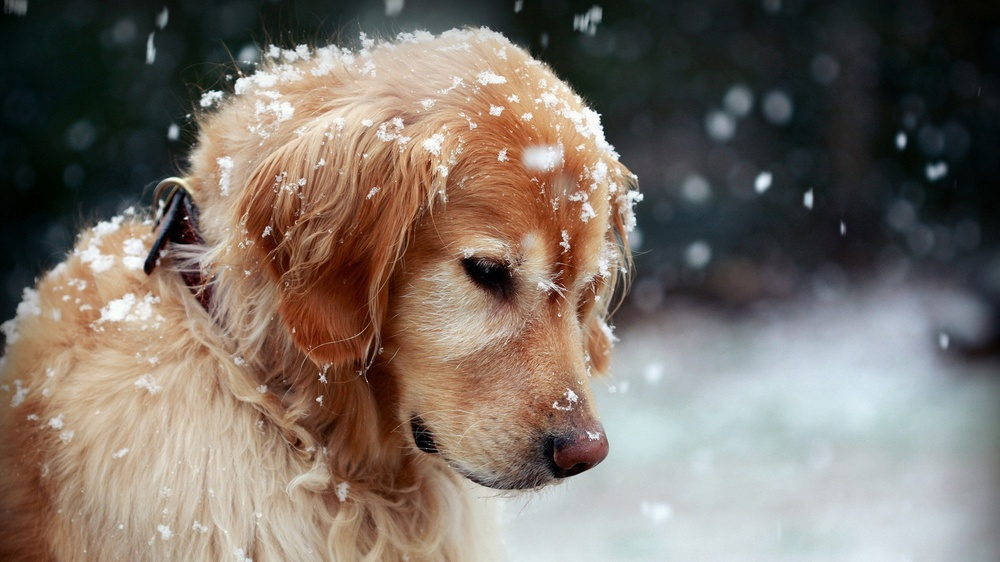
#> input picture Digital-Watermark/dog.jpg, 1000 x 562 px, shrunk from 1920 x 1080 before the run
$ python svd.py
#> lines starting #> are read from the running program, lines starting #| are printed output that depends on the picture; pictures that were not available may be replaced by others from this repository, and a replacement may not be noted
import numpy as np
from PIL import Image
import matplotlib.pyplot as plt

def svd_embed(image_A, alpha, image_W): #输入要加数字水印的矩阵image_A,水印强度参数alpha，要嵌入的水印图像矩阵image_W
    U,S_temp,V = np.linalg.svd(image_A)  #对image_A做svd奇异值分解
    S_temp = list(S_temp)              #由于求出来S是一个只包含A奇异值的行向量
    S = np.zeros((image_A.shape))   #因此用一个mxn的零矩阵与S在相应的位置相加
    for i in range(0,len(S_temp)):
        S[i][i] = S_temp[i]

    L = S + np.multiply(alpha,image_W)     #算得到L
    U1,S1_temp,V1 = np.linalg.svd(L)    #对L做svd

    S1_temp = list(S1_temp)
    S1 = np.zeros(L.shape)
    for i in range(0,len(S1_temp)):
        S1[i][i] = S1_temp[i]

    Aw = np.dot(U,S1)    #Aw为加入水印后构造的图像
    Aw = np.dot(Aw,V)

    return Aw, U1, V1, S  #依次返回加入水印后构造的图像，L进行svd得到的U1和V1，A进行svd得到的S

def svd_extract(image_A_S, L_U1, L_V1, alpha, image_P):#输入依次为，原始图片svd分解的S矩阵，embed过程L进行svd分解得到的U1和V1矩阵，待检测矩阵image_P
    Up,Sp_temp,Vp = np.linalg.svd(image_P)
    Sp_temp = list(Sp_temp)              #由于求出来S是一个只包含A奇异值的行向量
    Sp = np.zeros((image_P.shape))   #因此用一个mxn的零矩阵与S在相应的位置相加
    for i in range(0,len(Sp_temp)):
        Sp[i][i] = Sp_temp[i]

    F = np.dot(L_U1, Sp)
    F = np.dot(F, L_V1) #算得F

    WE = np.multiply(1/alpha, F-image_A_S) #提取出水印图片

    return WE  #返回水印

def svd_heibai(alphas): #对黑白图片的svd
    print('------------------------------原始要加入水印的图片------------------------------')
    img_A=Image.open('dog.jpg')  #打开要加入水印的图片
#> img_A is the input picture: PIL image 1000x562 RGB; mean R, G, B 123.5, 113.3, 104.3
    plt.figure("dog")
    plt.imshow(img_A)
    plt.show()
    image_A = np.asarray(img_A)  #将图片img_A转化为矩阵

    print('------------------------------将原始图片变为黑白------------------------------')
    array2 = np.array([0.299, 0.587, 0.144])  #将图片变为黑白图片的固定矩阵
    image_A = np.dot(image_A, array2)   #将图片变为黑白，保证为mxn维的矩阵
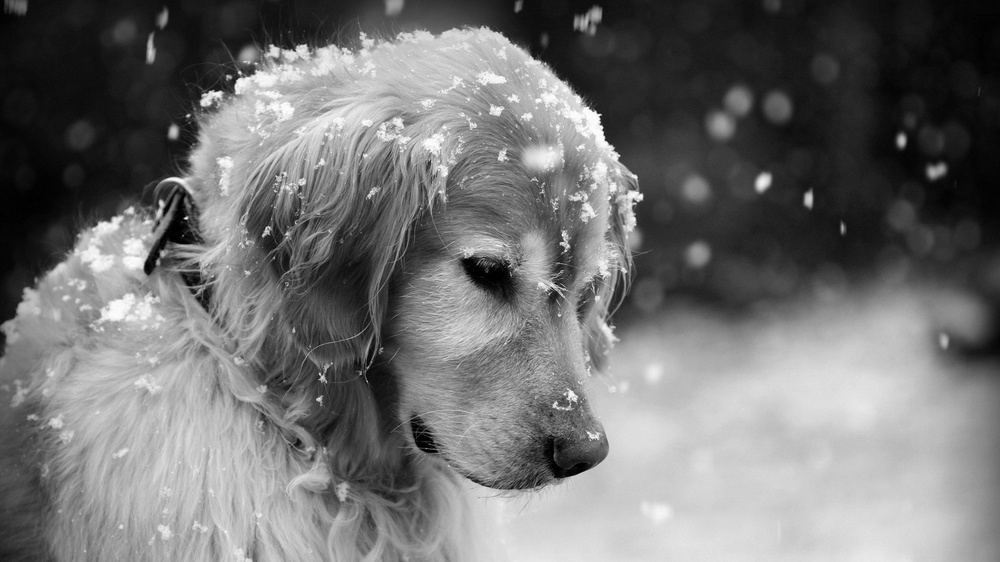
#> image_A: shape (562, 1000) float64; min 0, max 262.4, mean 118.5; drawn with min black and max white
    plt.imshow(image_A, cmap="gray")
    plt.show()
    print('要加入水印的图片转化维矩阵后的shape：', image_A.shape )
#| 要加入水印的图片转化维矩阵后的shape： (562, 1000)

    print('------------------------------原始水印图片------------------------------')
    img_W=Image.open('shuiyin.jpg')
    plt.figure("shuiyin")
    plt.imshow(img_W)
    plt.show()
    image_W = np.asarray(img_W)

    print('------------------------------将水印图片变为黑白------------------------------')
    array2 = np.array([0.299, 0.587, 0.144])  #将图片变为黑白图片的固定矩阵
    image_W = np.dot(image_W, array2)   #将图片变为黑白，保证为mxn维的矩阵
    plt.imshow(image_W, cmap="gray")
    plt.show()
    print('水印图片转化维矩阵后的shape：', image_W.shape )
#| 水印图片转化维矩阵后的shape： (562, 1000)

    image_Aws = [] #存放不同alpha下的image_Aw
    image_WEs = []
    image_WEs_compare = []

    for alpha in alphas:
        Aw,U1,V1,S = svd_embed(image_A, alpha, image_W) #在image_A中加入水印
        WE = svd_extract(S, U1, V1, alpha, Aw)  #提取水印图片
        WE_compare = svd_extract(S, U1, V1, alpha, image_A)  #提取水印图片
        image_Aw = Image.fromarray(Aw)#将矩阵再转化为图片形式
        image_WE = Image.fromarray(WE)
        image_WE_compare = Image.fromarray(WE_compare)  #将矩阵再转化为图片形式
        image_Aws.append(image_Aw)
        image_WEs.append(image_WE)
        image_WEs_compare.append(image_WE_compare)
#> this loop made 3 passes
#> pass 1, in svd_embed, `U,S_temp,V = np.linalg.svd(image_A)`:
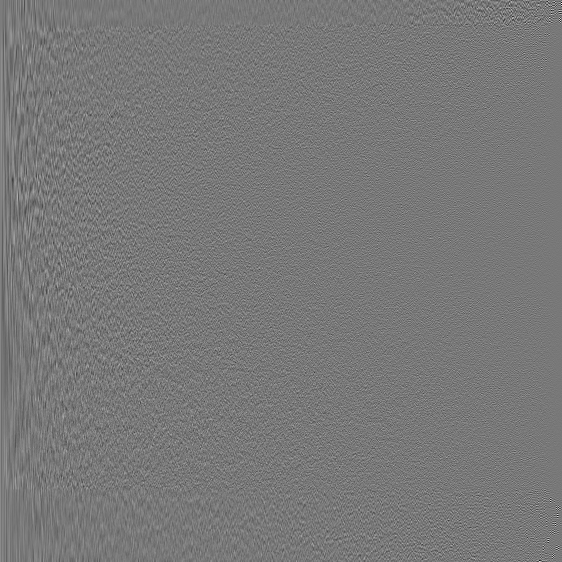
#> U: shape (562, 562) float64; min -0.413, max 0.459, mean 7.56e-05; drawn with min black and max white
#> pass 1, in svd_embed, `U,S_temp,V = np.linalg.svd(image_A)`:
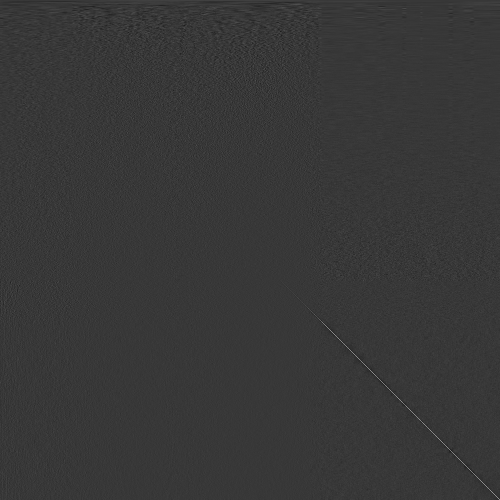
#> V: shape (1000, 1000) float64 (shown at 1/2 size); min -0.246, max 0.873, mean 2.63e-05; drawn with min black and max white
#> after the loop:
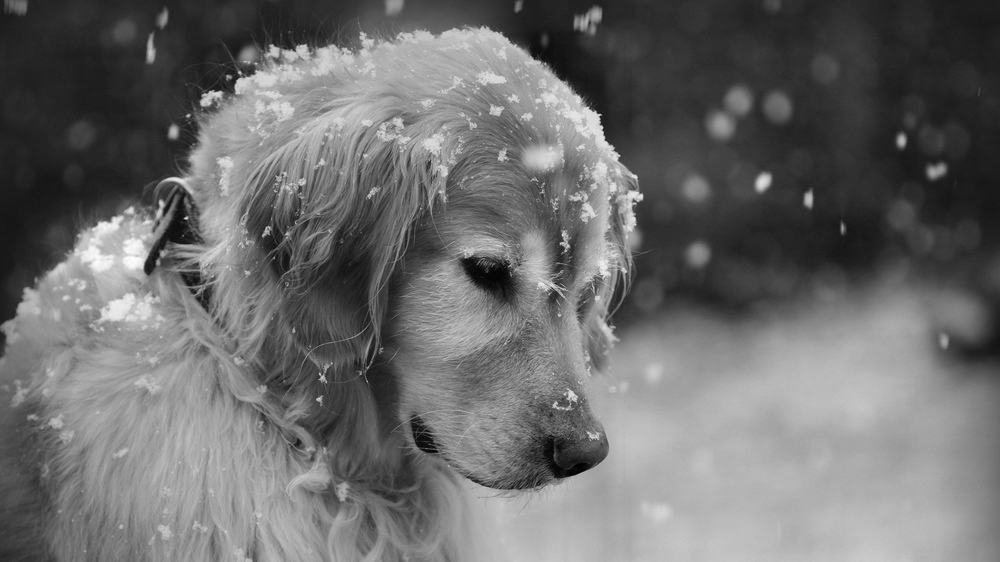
#> Aw: shape (562, 1000) float64; min -36.31, max 326.4, mean 118.4; drawn with min black and max white
#> after the loop, image_Aws = 3 items; image_WEs = 3 items; image_WEs_compare = 3 items

    N=3
    M=3
    figure = [image_Aws,image_WEs,image_WEs_compare]
    #形成NxM大小的画布
    count=1
    plt.figure(dpi=300,figsize=(35,35))
    for i in range(N):#有8张图片
        for name in figure:
            plt.subplot(N,M,count)#表示第i张图片，下标只能从1开始，不能从0
            count+=1
            plt.imshow(name[i])
            #下面两行是消除每张图片自己单独的横纵坐标，不然每张图片会有单独的横纵坐标，影响美观
            plt.xticks([])
            plt.yticks([])
    plt.show()
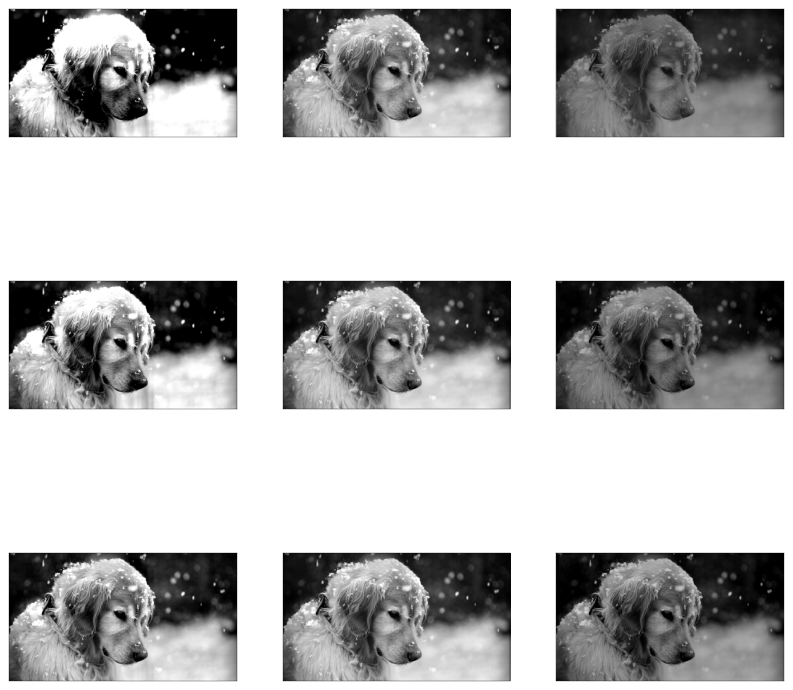
#> figure drawn by matplotlib, 9 panels

def svd_rgb(alpha):#对rgb三通道图片的svd
#> called with alpha = 0.05
    print('------------------------------原始要加入水印的图片------------------------------')
    img_A=Image.open('dog.jpg')  #打开要加入水印的图片
    plt.figure("dog")
    plt.imshow(img_A)
    plt.show()
    image_A = np.asarray(img_A).T  #将图片img_A转化为矩阵


    print('------------------------------原始水印图片------------------------------')
    img_W=Image.open('shuiyin.jpg')
    plt.figure("shuiyin")
    plt.imshow(img_W)
    plt.show()
    image_W = np.asarray(img_W).T

    Aws = []             #用来存放加入水印后图片rgb三个通道下的图片对应的矩阵
    WEs= []              #用来存放生成的水印图片rgb三个通道下的图片对应的矩阵
    WEs_compare = []     #用来和WE做对比
    for channel in range(0,3):
        Aw,U1,V1,S = svd_embed(image_A[channel], alpha, image_W[channel]) #在image_A[channel]中加入水印
        WE = svd_extract(S, U1, V1, alpha, Aw)  #提取水印图片
        WE_compare = svd_extract(S, U1, V1, alpha, image_A[channel]) #用不加水印的图片进行svd提取和WE做对比
        Aws.append(Aw)
        WEs.append(WE)
        WEs_compare.append(WE_compare)  #用来和WE做对比
#> this loop made 3 passes
#> pass 1, in svd_embed (call 4), `U,S_temp,V = np.linalg.svd(image_A)`:
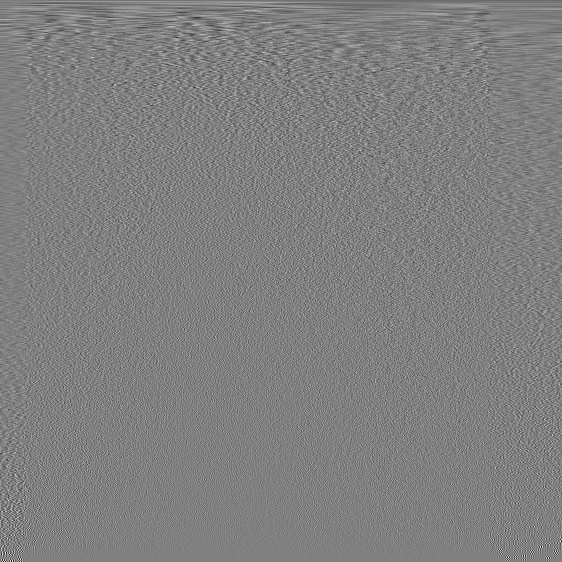
#> V: shape (562, 562) float64; min -0.342, max 0.339, mean -3.9e-05; drawn with min black and max white
#> after the loop, Aws = 3 items; WEs = 3 items; WEs_compare = 3 items


    Aww = np.zeros((image_A.shape)) #将其设置为3x1920x1080的零矩阵
    WEe = np.zeros((image_W.shape))
    WE_compare = np.zeros((image_W.shape))

    for channel in range(0,3):    #将三个通道放入到零矩阵中还原图片
        Aww[channel] = Aws[channel]
        WEe[channel] = WEs[channel]
        WE_compare[channel] = WEs_compare[channel]

    print('------------------------------加入水印后生成的图片------------------------------')
    image_Aw = Image.fromarray(np.uint8(Aww.T))   #必须添加np.uint8(),否则会报错
    plt.imshow(image_Aw)
    plt.show()

    print('------------------------------提取出的水印图片------------------------------')
    image_WE = Image.fromarray(np.uint8(WEe.T))
    plt.figure("shuiyin_extract")
    plt.imshow(image_WE)
    plt.show()

    print('------------------------------未加水印的图片提取出的水印图片------------------------------')
    image_WE_compare = Image.fromarray(np.uint8(WE_compare.T))   #必须添加np.uint8(),否则会报错
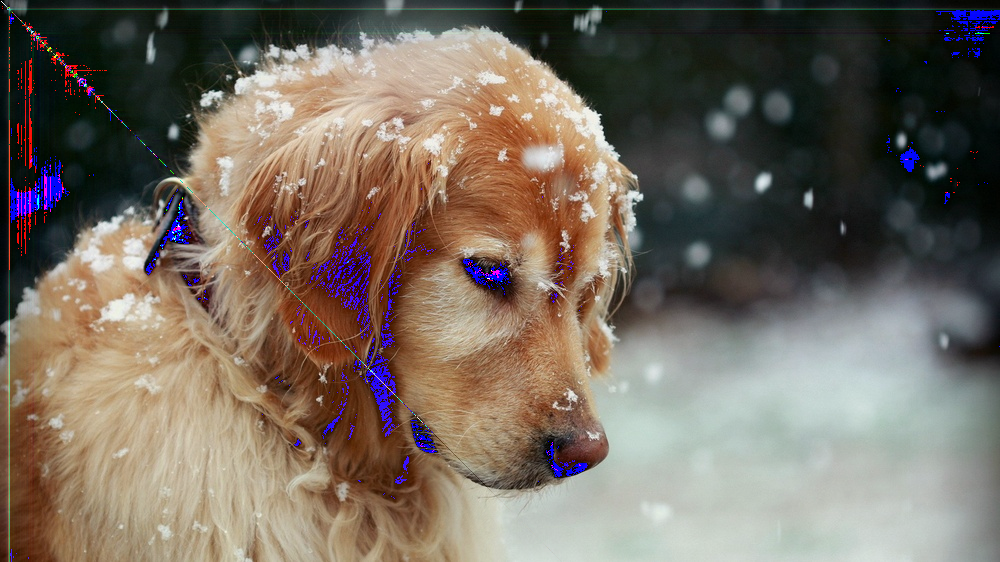
#> image_WE_compare: PIL image 1000x562 RGB; mean R, G, B 118.1, 107.6, 96.5
    plt.imshow(image_WE_compare)
    plt.show()

if __name__ == "__main__":
    alphas = [1.0,0.5,0.2]
    svd_heibai(alphas)
    svd_rgb(0.05)
